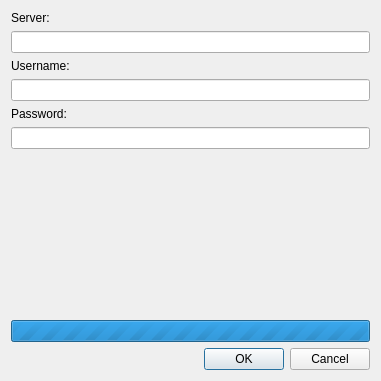
<?xml version="1.0" encoding="UTF-8"?>
<ui version="4.0">
 <class>LoginDialog</class>
 <widget class="QDialog" name="LoginDialog">
  <property name="geometry">
   <rect>
    <x>0</x>
    <y>0</y>
    <width>381</width>
    <height>381</height>
   </rect>
  </property>
  <property name="windowTitle">
   <string>Dialog</string>
  </property>
  <layout class="QVBoxLayout" name="verticalLayout">
   <item>
    <widget class="QLabel" name="label">
     <property name="text">
      <string>Server:</string>
     </property>
    </widget>
   </item>
   <item>
    <widget class="QLineEdit" name="server"/>
   </item>
   <item>
    <widget class="QLabel" name="label_2">
     <property name="text">
      <string>Username:</string>
     </property>
    </widget>
   </item>
   <item>
    <widget class="QLineEdit" name="username"/>
   </item>
   <item>
    <widget class="QLabel" name="label_3">
     <property name="text">
      <string>Password:</string>
     </property>
    </widget>
   </item>
   <item>
    <widget class="QLineEdit" name="password"/>
   </item>
   <item>
    <spacer name="verticalSpacer">
     <property name="orientation">
      <enum>Qt::Vertical</enum>
     </property>
     <property name="sizeHint" stdset="0">
      <size>
       <width>20</width>
       <height>40</height>
      </size>
     </property>
    </spacer>
   </item>
   <item>
    <widget class="QProgressBar" name="progressBar">
     <property name="maximum">
      <number>0</number>
     </property>
     <property name="textVisible">
      <bool>false</bool>
     </property>
    </widget>
   </item>
   <item>
    <widget class="QDialogButtonBox" name="buttonBox">
     <property name="orientation">
      <enum>Qt::Horizontal</enum>
     </property>
     <property name="standardButtons">
      <set>QDialogButtonBox::Cancel|QDialogButtonBox::Ok</set>
     </property>
    </widget>
   </item>
  </layout>
 </widget>
 <resources/>
 <connections>
  <connection>
   <sender>buttonBox</sender>
   <signal>rejected()</signal>
   <receiver>LoginDialog</receiver>
   <slot>reject()</slot>
   <hints>
    <hint type="sourcelabel">
     <x>298</x>
     <y>358</y>
    </hint>
    <hint type="destinationlabel">
     <x>286</x>
     <y>274</y>
    </hint>
   </hints>
  </connection>
 </connections>
</ui>
